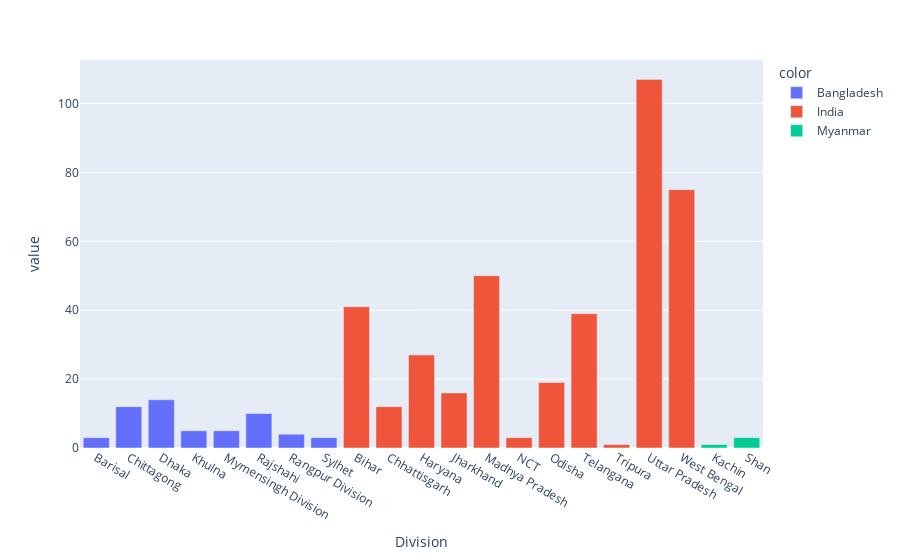

Write notebook code for a chart like this one.
### Code cell
fig = px.bar(metadata_region.Count, color=metadata_region.Country)
fig.show()

### Figure 1 — Plotly figure (JSON) as saved in the notebook; plotly's stock layout.template omitted (floating-point values rounded to 4 significant figures)
{"data": [{"alignmentgroup": "True", "hovertemplate": "color=Bangladesh<br>Division=%{x}<br>value=%{y}<extra></extra>", "legendgroup": "Bangladesh", "marker": {"color": "#636efa"}, "name": "Bangladesh", "offsetgroup": "Bangladesh", "orientation": "v", "showlegend": true, "textposition": "auto", "type": "bar", "x": ["Barisal", "Chittagong", "Dhaka", "Khulna", "Mymensingh Division", "Rajshahi", "Rangpur Division", "Sylhet"], "xaxis": "x", "y": [3, 12, 14, 5, 5, 10, 4, 3], "yaxis": "y"}, {"alignmentgroup": "True", "hovertemplate": "color=India<br>Division=%{x}<br>value=%{y}<extra></extra>", "legendgroup": "India", "marker": {"color": "#EF553B"}, "name": "India", "offsetgroup": "India", "orientation": "v", "showlegend": true, "textposition": "auto", "type": "bar", "x": ["Bihar", "Chhattisgarh", "Haryana", "Jharkhand", "Madhya Pradesh", "NCT", "Odisha", "Telangana", "Tripura", "Uttar Pradesh", "West Bengal"], "xaxis": "x", "y": [41, 12, 27, 16, 50, 3, 19, 39, 1, 107, 75], "yaxis": "y"}, {"alignmentgroup": "True", "hovertemplate": "color=Myanmar<br>Division=%{x}<br>value=%{y}<extra></extra>", "legendgroup": "Myanmar", "marker": {"color": "#00cc96"}, "name": "Myanmar", "offsetgroup": "Myanmar", "orientation": "v", "showlegend": true, "textposition": "auto", "type": "bar", "x": ["Kachin", "Shan"], "xaxis": "x", "y": [1, 3], "yaxis": "y"}], "layout": {"barmode": "relative", "legend": {"title": {"text": "color"}, "tracegroupgap": 0}, "margin": {"t": 60}, "xaxis": {"anchor": "y", "domain": [0.0, 1.0], "title": {"text": "Division"}}, "yaxis": {"anchor": "x", "domain": [0.0, 1.0], "title": {"text": "value"}}}}
